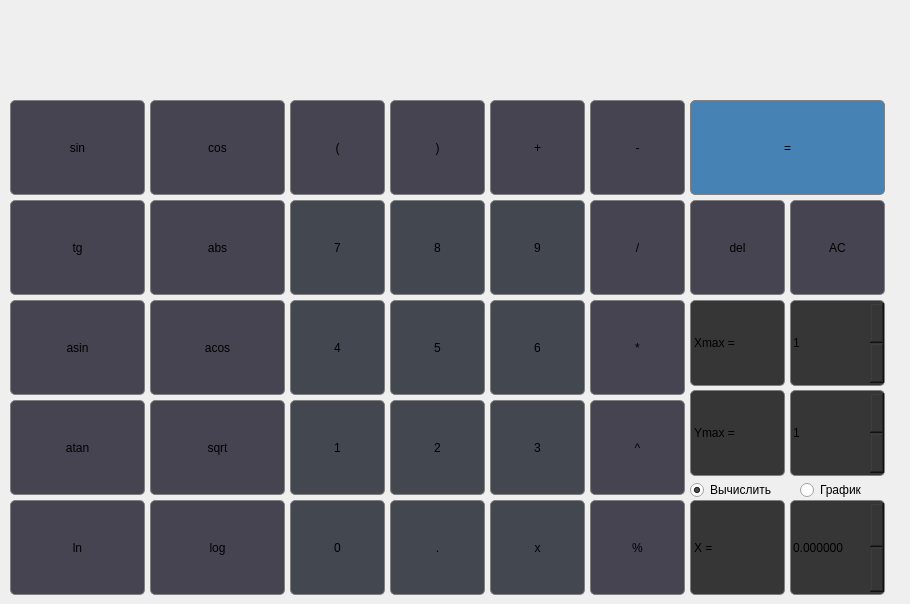
    <widget class="QWidget" name="Calculator">
     <attribute name="title">
      <string>Калькулятор</string>
     </attribute>
     <widget class="QLabel" name="resulter">
      <property name="geometry">
       <rect>
        <x>-10</x>
        <y>30</y>
        <width>901</width>
        <height>61</height>
       </rect>
      </property>
      <property name="styleSheet">
       <string notr="true">QLabel {
  qproperty-alignment: 'AlignVCenter | AlignRight';
	font: 34pt &quot;.AppleSystemUIFont&quot;;
}</string>
      </property>
      <property name="text">
       <string/>
      </property>
     </widget>
     <widget class="QPushButton" name="pushButton_sqrt">
      <property name="geometry">
       <rect>
        <x>150</x>
        <y>400</y>
        <width>135</width>
        <height>95</height>
       </rect>
      </property>
      <property name="styleSheet">
       <string notr="true">QPushButton {
    background-color: #464451;
	border: 1px solid gray;
 border-radius: 5px;
	font: 24pt &quot;.AppleSystemUIFont&quot;;
}

QPushButton:pressed {
    background-color: qlineargradient(x1: 0, y1: 0, x2: 0, y2: 1,
                                      stop: 0 #6c6874, stop: 1 #464451);
}</string>
      </property>
      <property name="text">
       <string>sqrt</string>
      </property>
     </widget>
     <widget class="QPushButton" name="pushButton_1">
      <property name="geometry">
       <rect>
        <x>290</x>
        <y>400</y>
        <width>95</width>
        <height>95</height>
       </rect>
      </property>
      <property name="styleSheet">
       <string notr="true">QPushButton {
    background-color: #434750;
	border: 1px solid gray;
 border-radius: 5px;
	font: 24pt &quot;.AppleSystemUIFont&quot;;
}

QPushButton:pressed {
    background-color: qlineargradient(x1: 0, y1: 0, x2: 0, y2: 1,
                                      stop: 0 #4c5866, stop: 1 #474a51);
}</string>
      </property>
      <property name="text">
       <string>1</string>
      </property>
     </widget>
     <widget class="QPushButton" name="pushButton_right">
      <property name="geometry">
       <rect>
        <x>390</x>
        <y>100</y>
        <width>95</width>
        <height>95</height>
       </rect>
      </property>
      <property name="styleSheet">
       <string notr="true">QPushButton {
    background-color: #464451;
	border: 1px solid gray;
 border-radius: 5px;
	font: 24pt &quot;.AppleSystemUIFont&quot;;
}

QPushButton:pressed {
    background-color: qlineargradient(x1: 0, y1: 0, x2: 0, y2: 1,
                                      stop: 0 #6c6874, stop: 1 #464451);
}</string>
      </property>
      <property name="text">
       <string>)</string>
      </property>
     </widget>
     <widget class="QPushButton" name="pushButton_tg">
      <property name="geometry">
       <rect>
        <x>10</x>
        <y>200</y>
        <width>135</width>
        <height>95</height>
       </rect>
      </property>
      <property name="styleSheet">
       <string notr="true">QPushButton {
    background-color: #464451;
	border: 1px solid gray;
 border-radius: 5px;
	font: 24pt &quot;.AppleSystemUIFont&quot;;
}

QPushButton:pressed {
    background-color: qlineargradient(x1: 0, y1: 0, x2: 0, y2: 1,
                                      stop: 0 #6c6874, stop: 1 #464451);
}</string>
      </property>
      <property name="text">
       <string>tg</string>
      </property>
     </widget>
     <widget class="QPushButton" name="pushButton_cos">
      <property name="geometry">
       <rect>
        <x>150</x>
        <y>100</y>
        <width>135</width>
        <height>95</height>
       </rect>
      </property>
      <property name="styleSheet">
       <string notr="true">QPushButton {
    background-color: #464451;
	border: 1px solid gray;
 border-radius: 5px;
	font: 24pt &quot;.AppleSystemUIFont&quot;;
}

QPushButton:pressed {
    background-color: qlineargradient(x1: 0, y1: 0, x2: 0, y2: 1,
                                      stop: 0 #6c6874, stop: 1 #464451);
}</string>
      </property>
      <property name="text">
       <string>cos</string>
      </property>
     </widget>
     <widget class="QPushButton" name="pushButton_mod">
      <property name="geometry">
       <rect>
        <x>590</x>
        <y>500</y>
        <width>95</width>
        <height>95</height>
       </rect>
      </property>
      <property name="styleSheet">
       <string notr="true">QPushButton {
    background-color: #464451;
	border: 1px solid gray;
 border-radius: 5px;
	font: 24pt &quot;.AppleSystemUIFont&quot;;
}

QPushButton:pressed {
    background-color: qlineargradient(x1: 0, y1: 0, x2: 0, y2: 1,
                                      stop: 0 #6c6874, stop: 1 #464451);
}</string>
      </property>
      <property name="text">
       <string>%</string>
      </property>
     </widget>
     <widget class="QPushButton" name="pushButton_AC">
      <property name="geometry">
       <rect>
        <x>790</x>
        <y>200</y>
        <width>95</width>
        <height>95</height>
       </rect>
      </property>
      <property name="styleSheet">
       <string notr="true">QPushButton {
    background-color: #464451;
	border: 1px solid gray;
 border-radius: 5px;
	font: 24pt &quot;.AppleSystemUIFont&quot;;
}

QPushButton:pressed {
    background-color: qlineargradient(x1: 0, y1: 0, x2: 0, y2: 1,
                                      stop: 0 #6c6874, stop: 1 #464451);
}</string>
      </property>
      <property name="text">
       <string>AC</string>
      </property>
     </widget>
     <widget class="QPushButton" name="pushButton_x">
      <property name="geometry">
       <rect>
        <x>490</x>
        <y>500</y>
        <width>95</width>
        <height>95</height>
       </rect>
      </property>
      <property name="styleSheet">
       <string notr="true">QPushButton {
    background-color: #434750;
	border: 1px solid gray;
 border-radius: 5px;
	font: 24pt &quot;.AppleSystemUIFont&quot;;
}

QPushButton:pressed {
    background-color: qlineargradient(x1: 0, y1: 0, x2: 0, y2: 1,
                                      stop: 0 #4c5866, stop: 1 #474a51);
}</string>
      </property>
      <property name="text">
       <string>x</string>
      </property>
     </widget>
     <widget class="QPushButton" name="pushButton_ln">
      <property name="geometry">
       <rect>
        <x>10</x>
        <y>500</y>
        <width>135</width>
        <height>95</height>
       </rect>
      </property>
      <property name="styleSheet">
       <string notr="true">QPushButton {
    background-color: #464451;
	border: 1px solid gray;
 border-radius: 5px;
	font: 24pt &quot;.AppleSystemUIFont&quot;;
}

QPushButton:pressed {
    background-color: qlineargradient(x1: 0, y1: 0, x2: 0, y2: 1,
                                      stop: 0 #6c6874, stop: 1 #464451);
}</string>
      </property>
      <property name="text">
       <string>ln</string>
      </property>
     </widget>
     <widget class="QPushButton" name="pushButton_ctg">
      <property name="geometry">
       <rect>
        <x>150</x>
        <y>200</y>
        <width>135</width>
        <height>95</height>
       </rect>
      </property>
      <property name="styleSheet">
       <string notr="true">QPushButton {
    background-color: #464451;
	border: 1px solid gray;
 border-radius: 5px;
	font: 24pt &quot;.AppleSystemUIFont&quot;;
}

QPushButton:pressed {
    background-color: qlineargradient(x1: 0, y1: 0, x2: 0, y2: 1,
                                      stop: 0 #6c6874, stop: 1 #464451);
}</string>
      </property>
      <property name="text">
       <string>abs</string>
      </property>
     </widget>
     <widget class="QLabel" name="label_3">
      <property name="geometry">
       <rect>
        <x>690</x>
        <y>390</y>
        <width>95</width>
        <height>86</height>
       </rect>
      </property>
      <property name="styleSheet">
       <string notr="true">QLabel{
    background-color: #363636;
	border: 1px solid gray;
 border-radius: 5px;
qproperty-alignment: 'AlignVCenter | AlignCenter';
	font: 24pt &quot;.AppleSystemUIFont&quot;;
}

</string>
      </property>
      <property name="text">
       <string>Ymax =</string>
      </property>
     </widget>
     <widget class="QPushButton" name="pushButton_5">
      <property name="geometry">
       <rect>
        <x>390</x>
        <y>300</y>
        <width>95</width>
        <height>95</height>
       </rect>
      </property>
      <property name="styleSheet">
       <string notr="true">QPushButton {
    background-color: #434750;
	border: 1px solid gray;
 border-radius: 5px;
	font: 24pt &quot;.AppleSystemUIFont&quot;;
}

QPushButton:pressed {
    background-color: qlineargradient(x1: 0, y1: 0, x2: 0, y2: 1,
                                      stop: 0 #4c5866, stop: 1 #474a51);
}</string>
      </property>
      <property name="text">
       <string>5</string>
      </property>
     </widget>
     <widget class="QRadioButton" name="count">
      <property name="enabled">
       <bool>true</bool>
      </property>
      <property name="geometry">
       <rect>
        <x>690</x>
        <y>480</y>
        <width>99</width>
        <height>20</height>
       </rect>
      </property>
      <property name="text">
       <string>Вычислить</string>
      </property>
      <property name="checked">
       <bool>true</bool>
      </property>
     </widget>
     <widget class="QPushButton" name="pushButton_6">
      <property name="geometry">
       <rect>
        <x>490</x>
        <y>300</y>
        <width>95</width>
        <height>95</height>
       </rect>
      </property>
      <property name="styleSheet">
       <string notr="true">QPushButton {
    background-color: #434750;
	border: 1px solid gray;
 border-radius: 5px;
	font: 24pt &quot;.AppleSystemUIFont&quot;;
}

QPushButton:pressed {
    background-color: qlineargradient(x1: 0, y1: 0, x2: 0, y2: 1,
                                      stop: 0 #4c5866, stop: 1 #474a51);
}</string>
      </property>
      <property name="text">
       <string>6</string>
      </property>
     </widget>
     <widget class="QPushButton" name="pushButton_ravno">
      <property name="geometry">
       <rect>
        <x>690</x>
        <y>100</y>
        <width>195</width>
        <height>95</height>
       </rect>
      </property>
      <property name="styleSheet">
       <string notr="true">QPushButton {
    background-color: #4682B4;
	border: 1px solid gray;
 border-radius: 5px;
	font: 24pt &quot;.AppleSystemUIFont&quot;;
}

QPushButton:pressed {
    background-color: qlineargradient(x1: 0, y1: 0, x2: 0, y2: 1,
                                      stop: 0 #00BFFF, stop: 1 #4682B4);
}</string>
      </property>
      <property name="text">
       <string>=</string>
      </property>
     </widget>
     <widget class="QPushButton" name="pushButton_acos">
      <property name="geometry">
       <rect>
        <x>150</x>
        <y>300</y>
        <width>135</width>
        <height>95</height>
       </rect>
      </property>
      <property name="styleSheet">
       <string notr="true">QPushButton {
    background-color: #464451;
	border: 1px solid gray;
 border-radius: 5px;
	font: 24pt &quot;.AppleSystemUIFont&quot;;
}

QPushButton:pressed {
    background-color: qlineargradient(x1: 0, y1: 0, x2: 0, y2: 1,
                                      stop: 0 #6c6874, stop: 1 #464451);
}</string>
      </property>
      <property name="text">
       <string>acos</string>
      </property>
     </widget>
     <widget class="QPushButton" name="pushButton_div">
      <property name="geometry">
       <rect>
        <x>590</x>
        <y>200</y>
        <width>95</width>
        <height>95</height>
       </rect>
      </property>
      <property name="styleSheet">
       <string notr="true">QPushButton {
    background-color: #464451;
	border: 1px solid gray;
 border-radius: 5px;
	font: 24pt &quot;.AppleSystemUIFont&quot;;
}

QPushButton:pressed {
    background-color: qlineargradient(x1: 0, y1: 0, x2: 0, y2: 1,
                                      stop: 0 #6c6874, stop: 1 #464451);
}</string>
      </property>
      <property name="text">
       <string>/</string>
      </property>
     </widget>
     <widget class="QPushButton" name="pushButton_7">
      <property name="geometry">
       <rect>
        <x>290</x>
        <y>200</y>
        <width>95</width>
        <height>95</height>
       </rect>
      </property>
      <property name="styleSheet">
       <string notr="true">QPushButton {
    background-color: #434750;
	border: 1px solid gray;
 border-radius: 5px;
	font: 24pt &quot;.AppleSystemUIFont&quot;;
}

QPushButton:pressed {
    background-color: qlineargradient(x1: 0, y1: 0, x2: 0, y2: 1,
                                      stop: 0 #4c5866, stop: 1 #474a51);
}</string>
      </property>
      <property name="text">
       <string>7</string>
      </property>
     </widget>
     <widget class="QPushButton" name="pushButton_mul">
      <property name="geometry">
       <rect>
        <x>590</x>
        <y>300</y>
        <width>95</width>
        <height>95</height>
       </rect>
      </property>
      <property name="styleSheet">
       <string notr="true">QPushButton {
    background-color: #464451;
	border: 1px solid gray;
 border-radius: 5px;
	font: 24pt &quot;.AppleSystemUIFont&quot;;
}

QPushButton:pressed {
    background-color: qlineargradient(x1: 0, y1: 0, x2: 0, y2: 1,
                                      stop: 0 #6c6874, stop: 1 #464451);
}</string>
      </property>
      <property name="text">
       <string>*</string>
      </property>
     </widget>
     <widget class="QPushButton" name="pushButton_stepen">
      <property name="geometry">
       <rect>
        <x>590</x>
        <y>400</y>
        <width>95</width>
        <height>95</height>
       </rect>
      </property>
      <property name="styleSheet">
       <string notr="true">QPushButton {
    background-color: #464451;
	border: 1px solid gray;
 border-radius: 5px;
	font: 24pt &quot;.AppleSystemUIFont&quot;;
}

QPushButton:pressed {
    background-color: qlineargradient(x1: 0, y1: 0, x2: 0, y2: 1,
                                      stop: 0 #6c6874, stop: 1 #464451);
}</string>
      </property>
      <property name="text">
       <string>^</string>
      </property>
     </widget>
     <widget class="QSpinBox" name="maxY">
      <property name="geometry">
       <rect>
        <x>790</x>
        <y>390</y>
        <width>95</width>
        <height>86</height>
       </rect>
      </property>
      <property name="styleSheet">
       <string notr="true">QWidget{
    background-color: #363636;
	border: 1px solid gray;
 border-radius: 5px;
qproperty-alignment: 'AlignVCenter | AlignCenter';
	font: 16pt &quot;.AppleSystemUIFont&quot;;
}

</string>
      </property>
      <property name="minimum">
       <number>1</number>
      </property>
      <property name="maximum">
       <number>1000000</number>
      </property>
     </widget>
     <widget class="QLabel" name="resultshow">
      <property name="geometry">
       <rect>
        <x>10</x>
        <y>0</y>
        <width>881</width>
        <height>31</height>
       </rect>
      </property>
      <property name="styleSheet">
       <string notr="true">QLabel {
  qproperty-alignment: 'AlignVCenter | AlignRight';
	font: 18pt &quot;.AppleSystemUIFont&quot;;
}</string>
      </property>
      <property name="text">
       <string/>
      </property>
     </widget>
     <widget class="QPushButton" name="pushButton_8">
      <property name="geometry">
       <rect>
        <x>390</x>
        <y>200</y>
        <width>95</width>
        <height>95</height>
       </rect>
      </property>
      <property name="styleSheet">
       <string notr="true">QPushButton {
    background-color: #434750;
	border: 1px solid gray;
 border-radius: 5px;
	font: 24pt &quot;.AppleSystemUIFont&quot;;
}

QPushButton:pressed {
    background-color: qlineargradient(x1: 0, y1: 0, x2: 0, y2: 1,
                                      stop: 0 #4c5866, stop: 1 #474a51);
}</string>
      </property>
      <property name="text">
       <string>8</string>
      </property>
     </widget>
     <widget class="QPushButton" name="pushButton_dot">
      <property name="geometry">
       <rect>
        <x>390</x>
        <y>500</y>
        <width>95</width>
        <height>95</height>
       </rect>
      </property>
      <property name="styleSheet">
       <string notr="true">QPushButton {
    background-color: #434750;
	border: 1px solid gray;
 border-radius: 5px;
	font: 24pt &quot;.AppleSystemUIFont&quot;;
}

QPushButton:pressed {
    background-color: qlineargradient(x1: 0, y1: 0, x2: 0, y2: 1,
                                      stop: 0 #4c5866, stop: 1 #474a51);
}</string>
      </property>
      <property name="text">
       <string>.</string>
      </property>
     </widget>
     <widget class="QSpinBox" name="maxX">
      <property name="geometry">
       <rect>
        <x>790</x>
        <y>300</y>
        <width>95</width>
        <height>86</height>
       </rect>
      </property>
      <property name="styleSheet">
       <string notr="true">QWidget{
    background-color: #363636;
	border: 1px solid gray;
 border-radius: 5px;
qproperty-alignment: 'AlignVCenter | AlignCenter';
	font: 16pt &quot;.AppleSystemUIFont&quot;;
}

</string>
      </property>
      <property name="minimum">
       <number>1</number>
      </property>
      <property name="maximum">
       <number>1000000</number>
      </property>
     </widget>
     <widget class="QPushButton" name="pushButton_4">
      <property name="geometry">
       <rect>
        <x>290</x>
        <y>300</y>
        <width>95</width>
        <height>95</height>
       </rect>
      </property>
      <property name="styleSheet">
       <string notr="true">QPushButton {
    background-color: #434750;
	border: 1px solid gray;
 border-radius: 5px;
	font: 24pt &quot;.AppleSystemUIFont&quot;;
}

QPushButton:pressed {
    background-color: qlineargradient(x1: 0, y1: 0, x2: 0, y2: 1,
                                      stop: 0 #4c5866, stop: 1 #474a51);
}</string>
      </property>
      <property name="text">
       <string>4</string>
      </property>
     </widget>
     <widget class="QPushButton" name="pushButton_2">
      <property name="geometry">
       <rect>
        <x>390</x>
        <y>400</y>
        <width>95</width>
        <height>95</height>
       </rect>
      </property>
      <property name="styleSheet">
       <string notr="true">QPushButton {
    background-color: #434750;
	border: 1px solid gray;
 border-radius: 5px;
	font: 24pt &quot;.AppleSystemUIFont&quot;;
}

QPushButton:pressed {
    background-color: qlineargradient(x1: 0, y1: 0, x2: 0, y2: 1,
                                      stop: 0 #4c5866, stop: 1 #474a51);
}</string>
      </property>
      <property name="text">
       <string>2</string>
      </property>
     </widget>
     <widget class="QLabel" name="label">
      <property name="geometry">
       <rect>
        <x>690</x>
        <y>500</y>
        <width>95</width>
        <height>95</height>
       </rect>
      </property>
      <property name="styleSheet">
       <string notr="true">QLabel{
    background-color: #363636;
	border: 1px solid gray;
 border-radius: 5px;
qproperty-alignment: 'AlignVCenter | AlignCenter';
	font: 24pt &quot;.AppleSystemUIFont&quot;;
}

</string>
      </property>
      <property name="text">
       <string>X =</string>
      </property>
     </widget>
     <widget class="QDoubleSpinBox" name="doubleSpinBox">
      <property name="geometry">
       <rect>
        <x>790</x>
        <y>500</y>
        <width>95</width>
        <height>95</height>
       </rect>
      </property>
      <property name="styleSheet">
       <string notr="true">QWidget{
    background-color: #363636;
	border: 1px solid gray;
 border-radius: 5px;
qproperty-alignment: 'AlignVCenter | AlignCenter';
	font: 16pt &quot;.AppleSystemUIFont&quot;;
}

</string>
      </property>
      <property name="decimals">
       <number>6</number>
      </property>
      <property name="minimum">
       <double>-1000000.000000000000000</double>
      </property>
      <property name="maximum">
       <double>1000000.000000000000000</double>
      </property>
     </widget>
     <widget class="QPushButton" name="pushButton_min">
      <property name="geometry">
       <rect>
        <x>590</x>
        <y>100</y>
        <width>95</width>
        <height>95</height>
       </rect>
      </property>
      <property name="styleSheet">
       <string notr="true">QPushButton {
    background-color: #464451;
	border: 1px solid gray;
 border-radius: 5px;
	font: 24pt &quot;.AppleSystemUIFont&quot;;
}

QPushButton:pressed {
    background-color: qlineargradient(x1: 0, y1: 0, x2: 0, y2: 1,
                                      stop: 0 #6c6874, stop: 1 #464451);
}</string>
      </property>
      <property name="text">
       <string>-</string>
      </property>
     </widget>
     <widget class="QPushButton" name="pushButton_atg">
      <property name="geometry">
       <rect>
        <x>10</x>
        <y>400</y>
        <width>135</width>
        <height>95</height>
       </rect>
      </property>
      <property name="styleSheet">
       <string notr="true">QPushButton {
    background-color: #464451;
	border: 1px solid gray;
 border-radius: 5px;
	font: 24pt &quot;.AppleSystemUIFont&quot;;
}

QPushButton:pressed {
    background-color: qlineargradient(x1: 0, y1: 0, x2: 0, y2: 1,
                                      stop: 0 #6c6874, stop: 1 #464451);
}</string>
      </property>
      <property name="text">
       <string>atan</string>
      </property>
     </widget>
     <widget class="QPushButton" name="pushButton_del">
      <property name="geometry">
       <rect>
        <x>690</x>
        <y>200</y>
        <width>95</width>
        <height>95</height>
       </rect>
      </property>
      <property name="styleSheet">
       <string notr="true">QPushButton {
    background-color: #464451;
	border: 1px solid gray;
 border-radius: 5px;
	font: 24pt &quot;.AppleSystemUIFont&quot;;
}

QPushButton:pressed {
    background-color: qlineargradient(x1: 0, y1: 0, x2: 0, y2: 1,
                                      stop: 0 #6c6874, stop: 1 #464451);
}</string>
      </property>
      <property name="text">
       <string>del</string>
      </property>
     </widget>
     <widget class="QRadioButton" name="graph">
      <property name="geometry">
       <rect>
        <x>800</x>
        <y>480</y>
        <width>99</width>
        <height>20</height>
       </rect>
      </property>
      <property name="text">
       <string>График</string>
      </property>
     </widget>
     <widget class="QPushButton" name="pushButton_asin">
      <property name="geometry">
       <rect>
        <x>10</x>
        <y>300</y>
        <width>135</width>
        <height>95</height>
       </rect>
      </property>
      <property name="styleSheet">
       <string notr="true">QPushButton {
    background-color: #464451;
	border: 1px solid gray;
 border-radius: 5px;
	font: 24pt &quot;.AppleSystemUIFont&quot;;
}

QPushButton:pressed {
    background-color: qlineargradient(x1: 0, y1: 0, x2: 0, y2: 1,
                                      stop: 0 #6c6874, stop: 1 #464451);
}</string>
      </property>
      <property name="text">
       <string>asin</string>
      </property>
     </widget>
     <widget class="QPushButton" name="pushButton_9">
      <property name="geometry">
       <rect>
        <x>490</x>
        <y>200</y>
        <width>95</width>
        <height>95</height>
       </rect>
      </property>
      <property name="styleSheet">
       <string notr="true">QPushButton {
    background-color: #434750;
	border: 1px solid gray;
 border-radius: 5px;
	font: 24pt &quot;.AppleSystemUIFont&quot;;
}

QPushButton:pressed {
    background-color: qlineargradient(x1: 0, y1: 0, x2: 0, y2: 1,
                                      stop: 0 #4c5866, stop: 1 #474a51);
}</string>
      </property>
      <property name="text">
       <string>9</string>
      </property>
     </widget>
     <widget class="QPushButton" name="pushButton_left">
      <property name="geometry">
       <rect>
        <x>290</x>
        <y>100</y>
        <width>95</width>
        <height>95</height>
       </rect>
      </property>
      <property name="styleSheet">
       <string notr="true">QPushButton {
    background-color: #464451;
	border: 1px solid gray;
 border-radius: 5px;
	font: 24pt &quot;.AppleSystemUIFont&quot;;
}

QPushButton:pressed {
    background-color: qlineargradient(x1: 0, y1: 0, x2: 0, y2: 1,
                                      stop: 0 #6c6874, stop: 1 #464451);
}</string>
      </property>
      <property name="text">
       <string>(</string>
      </property>
     </widget>
     <widget class="QPushButton" name="pushButton_plus">
      <property name="geometry">
       <rect>
        <x>490</x>
        <y>100</y>
        <width>95</width>
        <height>95</height>
       </rect>
      </property>
      <property name="styleSheet">
       <string notr="true">QPushButton {
    background-color: #464451;
	border: 1px solid gray;
 border-radius: 5px;
	font: 24pt &quot;.AppleSystemUIFont&quot;;
}

QPushButton:pressed {
    background-color: qlineargradient(x1: 0, y1: 0, x2: 0, y2: 1,
                                      stop: 0 #6c6874, stop: 1 #464451);
}</string>
      </property>
      <property name="text">
       <string>+</string>
      </property>
     </widget>
     <widget class="QLabel" name="label_2">
      <property name="geometry">
       <rect>
        <x>690</x>
        <y>300</y>
        <width>95</width>
        <height>86</height>
       </rect>
      </property>
      <property name="styleSheet">
       <string notr="true">QLabel{
    background-color: #363636;
	border: 1px solid gray;
 border-radius: 5px;
qproperty-alignment: 'AlignVCenter | AlignCenter';
	font: 24pt &quot;.AppleSystemUIFont&quot;;
}

</string>
      </property>
      <property name="text">
       <string>Xmax =</string>
      </property>
     </widget>
     <widget class="QPushButton" name="pushButton_0">
      <property name="geometry">
       <rect>
        <x>290</x>
        <y>500</y>
        <width>95</width>
        <height>95</height>
       </rect>
      </property>
      <property name="styleSheet">
       <string notr="true">QPushButton {
    background-color: #434750;
	border: 1px solid gray;
 border-radius: 5px;
	font: 24pt &quot;.AppleSystemUIFont&quot;;
}

QPushButton:pressed {
    background-color: qlineargradient(x1: 0, y1: 0, x2: 0, y2: 1,
                                      stop: 0 #4c5866, stop: 1 #474a51);
}</string>
      </property>
      <property name="text">
       <string>0</string>
      </property>
     </widget>
     <widget class="QPushButton" name="pushButton_3">
      <property name="geometry">
       <rect>
        <x>490</x>
        <y>400</y>
        <width>95</width>
        <height>95</height>
       </rect>
      </property>
      <property name="styleSheet">
       <string notr="true">QPushButton {
    background-color: #434750;
	border: 1px solid gray;
 border-radius: 5px;
	font: 24pt &quot;.AppleSystemUIFont&quot;;
}

QPushButton:pressed {
    background-color: qlineargradient(x1: 0, y1: 0, x2: 0, y2: 1,
                                      stop: 0 #4c5866, stop: 1 #474a51);
}</string>
      </property>
      <property name="text">
       <string>3</string>
      </property>
     </widget>
     <widget class="QPushButton" name="pushButton_log">
      <property name="geometry">
       <rect>
        <x>150</x>
        <y>500</y>
        <width>135</width>
        <height>95</height>
       </rect>
      </property>
      <property name="styleSheet">
       <string notr="true">QPushButton {
    background-color: #464451;
	border: 1px solid gray;
 border-radius: 5px;
	font: 24pt &quot;.AppleSystemUIFont&quot;;
}

QPushButton:pressed {
    background-color: qlineargradient(x1: 0, y1: 0, x2: 0, y2: 1,
                                      stop: 0 #6c6874, stop: 1 #464451);
}</string>
      </property>
      <property name="text">
       <string>log</string>
      </property>
     </widget>
     <widget class="QPushButton" name="pushButton_sin">
      <property name="geometry">
       <rect>
        <x>10</x>
        <y>100</y>
        <width>135</width>
        <height>95</height>
       </rect>
      </property>
      <property name="styleSheet">
       <string notr="true">QPushButton {
    background-color: #464451;
	border: 1px solid gray;
 border-radius: 5px;
	font: 24pt &quot;.AppleSystemUIFont&quot;;
}

QPushButton:pressed {
    background-color: qlineargradient(x1: 0, y1: 0, x2: 0, y2: 1,
                                      stop: 0 #6c6874, stop: 1 #464451);
}</string>
      </property>
      <property name="text">
       <string>sin</string>
      </property>
     </widget>
    </widget>
